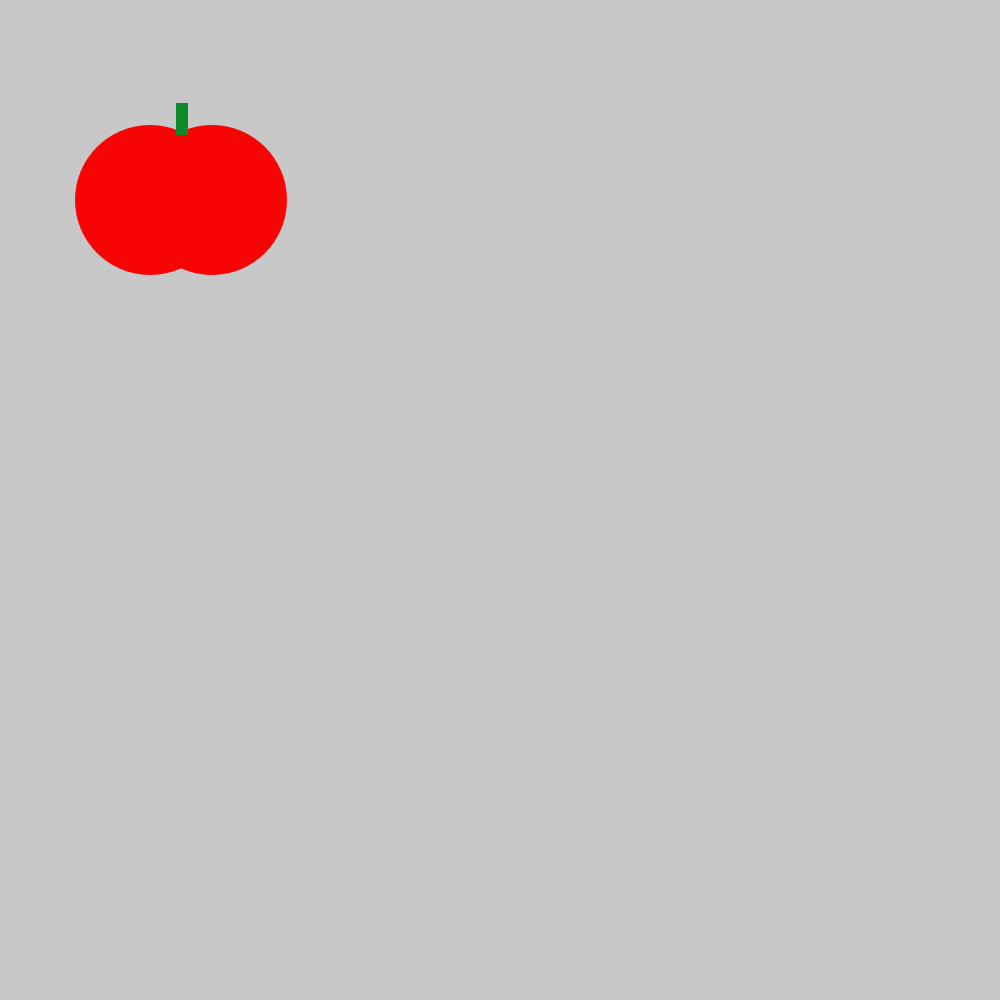
Frame 1 (no input)
Frame 60 (the mouse pressed at the canvas centre just before this capture): identical to frame 1, image omitted
Frame 120 (the mouse held since frame 60 and released just before this capture): identical to frame 1, image omitted

The Processing sketch that drew this single still picture (run headless with seeded random() and noise(); from frame 60 on, the mouse is pressed at the canvas centre):

// Processing sketch: tasty_tomato
// ── tasty_tomato.pde
void setup() {
    size(1000, 1000);
}
void draw() {
    background(200, 200, 200);
    noStroke();
    fill(#F70505);
    ellipse(150, 200, 150, 150);
    ellipse(212, 200, 150, 150);
    fill(#0C8928);
    rect(176, 103, 12, 32);
    
    
}
